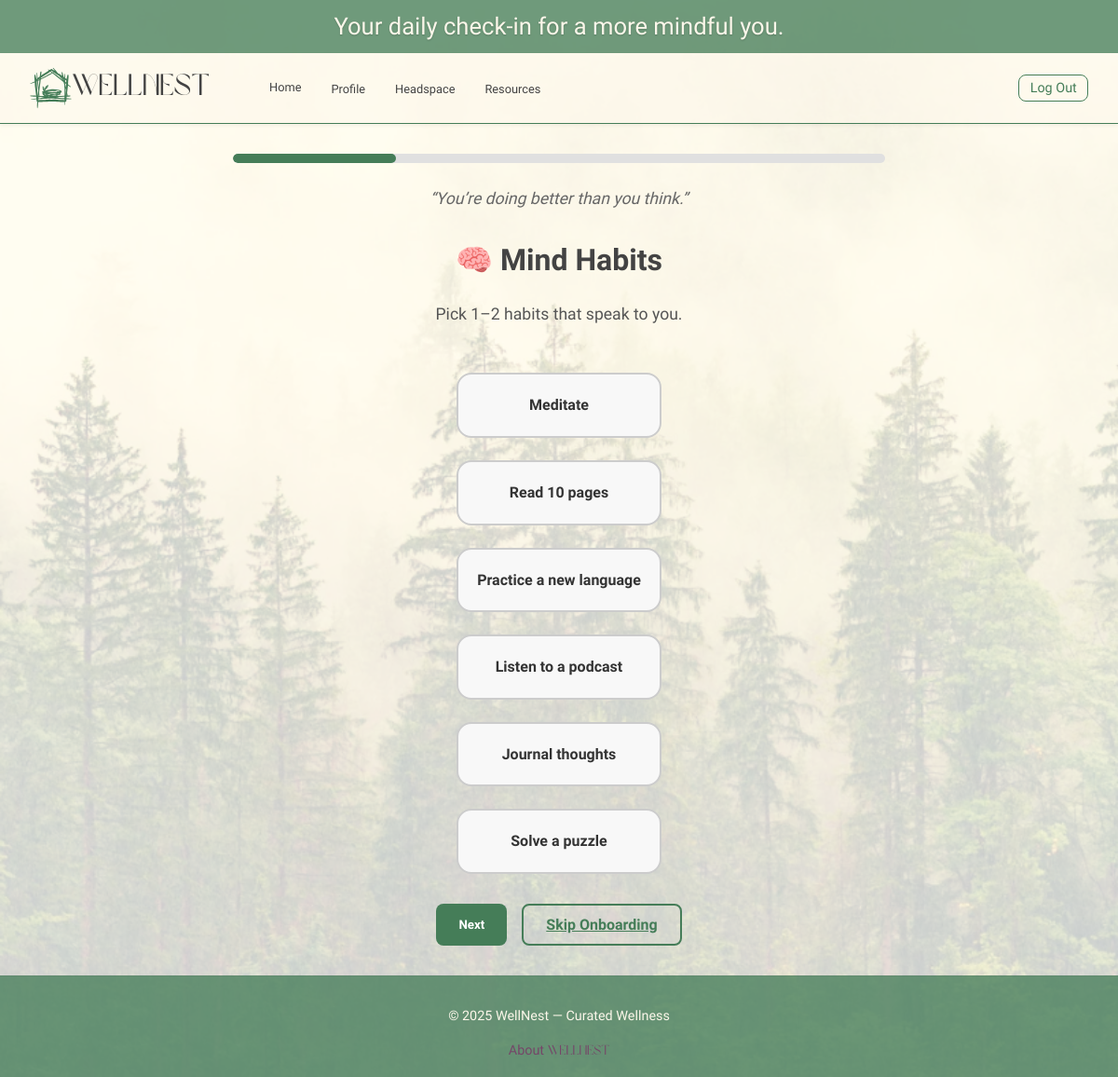
The page /onboarding/habits/ (signed in) on the database its author committed.
### main_app/models.py (models this page shows, shortened)
class HabitCategory(models.Model):
    name = models.CharField(max_length=100)
    slug = models.SlugField(unique=True, blank=True)

class HabitTemplate(models.Model):
    category = models.ForeignKey(HabitCategory, on_delete=models.CASCADE)
    title = models.CharField(max_length=100)
    description = models.TextField()
    frequency = models.CharField(max_length=50)

### main_app/views/onboarding_views.py (the view, shortened to what this page needs)
# urls.py: path('onboarding/habits/', views.select_habits, name='onboarding-habits'),
@login_required
def select_habits(request):
    category_order = ['mind', 'body', 'soul', 'family']
    index = request.session.get('category_index', 0)
    print("Current index:", index)
    current_slug = category_order[index]
    current_category = HabitCategory.objects.get(slug=current_slug)
    habit_templates = HabitTemplate.objects.filter(category=current_category)
    if request.method == 'POST':
        selected = request.POST.getlist('habits')
        existing = request.session.get('selected_habits', [])
        request.session['selected_habits'] = existing + selected
        request.session['category_index'] = index + 1
        return redirect('onboarding-habits')
    progress_percent = int((index + 1) / len(category_order) * 100)
    return render(request, 'onboarding/select_habits.html', {
        'category': current_category,
        'habit_templates': habit_templates,
        'current_step': index + 1,
        'total_steps': len(category_order),
        'progress_percent': progress_percent,
    })

### main_app/templates/onboarding/select_habits.html (shortened to what this page needs)
{% extends 'base.html' %}
{% load static %}
{% block head %}
<link rel="stylesheet" href="{% static 'css/onboarding/onboarding.css' %}">
{% endblock %}
{% block content %}
<section class="onboarding-container fade-slide">
  <div class="progress-container">
    <div class="progress-bar" style="width: {{ progress_percent }}%;"></div>
  </div>
  <p class="affirmation-text">“You’re doing better than you think.”</p>
  <h1 class="onboarding-title">🧠 {{ category.name }} Habits</h1>
  <p class="onboarding-subtitle">Pick 1–2 habits that speak to you.</p>
  <form method="POST" class="onboarding-form">
    <div class="habit-options">
      {% for habit in habit_templates %}
        <label class="habit-card">
          <span>{{ habit.title }}</span>
        </label>
      {% empty %}
        <p>No habits available in this category.</p>
      {% endfor %}
    </div>
    <div class="onboarding-buttons">
      <button type="submit" class="btn submit">Next</button>
      <a href="{% url 'profile' %}" class="btn skip">Skip Onboarding</a>
    </div>
  </form>
</section>
{% endblock %}

### main_app/static/css/base.css (style rules this page uses)
body, p, a, li, button, input, textarea { font-family: 'Be Vietnam Pro', sans-serif; }
h1, h2, h3 { font-family: 'Be Vietnam Pro', sans-serif; font-weight: 600; }
:root { --color-brand-primary: #457D58; --color-brand-secondary: #CCC9A1; --color-text-primary: #434343; --color-text-secondary: #8E8E8E; --color-background: #fcf7ea; --color-accent-optional: #754668; }
html, body { height: 100%; margin: 0; }
body { font-family: 'Be Vietnam Pro', Arial, sans-serif; background: linear-gradient(rgba(255, 255, 255, 0.7), rgba(255, 255, 255, 0.7)), url('/static/images/Reflection.png') no-repeat center center fixed; background-size: cover; color: var(--color-text-primary); line-height: 1.6; height: 800px; display: flex; flex-direction: column; }

### main_app/static/css/onboarding/onboarding.css (style rules this page uses)
.onboarding-container { max-width: 700px; margin: 0 auto; padding: 2rem; text-align: center; }
.onboarding-title { font-size: 2rem; margin-bottom: 0.5rem; }
.onboarding-subtitle { font-size: 1.1rem; color: #555; }
.onboarding-form { display: flex; flex-direction: column; align-items: center; }
.onboarding-buttons { display: flex; justify-content: center; gap: 1rem; }
.onboarding-buttons .btn { padding: 0.5rem 1.5rem; border: none; border-radius: 8px; font-weight: bold; cursor: pointer; transition: background-color 0.2s ease-in-out; }
.btn.submit { background-color: #457d58; color: white; }
.btn.skip { background-color: transparent; color: #457d58; border: 2px solid #457d58; }
.progress-container { position: relative; width: 100%; height: 10px; background-color: #e0e0e0; border-radius: 5px; margin-bottom: 1.5rem; overflow: hidden; }
.progress-bar { height: 100%; background-color: #457D58; transition: width 0.4s ease; }
.habit-options { display: grid; grid-template-columns: repeat(auto-fit, minmax(150px, 1fr)); gap: 1.5rem; margin: 2rem 0; }
.habit-card { position: relative; display: block; padding: 1.25rem; border: 2px solid #ccc; border-radius: 1rem; background-color: #f8f8f8; cursor: pointer; transition: all 0.3s ease; text-align: center; font-weight: 600; color: #333; font-size: 1rem; }
.progress-bar { height: 100%; background-color: #457D58; border-radius: 5px; transition: width 0.4s ease-in-out; }
.affirmation-text { font-style: italic; font-size: 1.1rem; color: #666; margin-bottom: 1.5rem; text-align: center; }

### rows shown on the page
HabitCategory: name "Mind"
HabitTemplate: title "Meditate"
HabitTemplate: title "Read 10 pages"
HabitTemplate: title "Practice a new language"
HabitTemplate: title "Listen to a podcast"
HabitTemplate: title "Journal thoughts"
HabitTemplate: title "Solve a puzzle"
